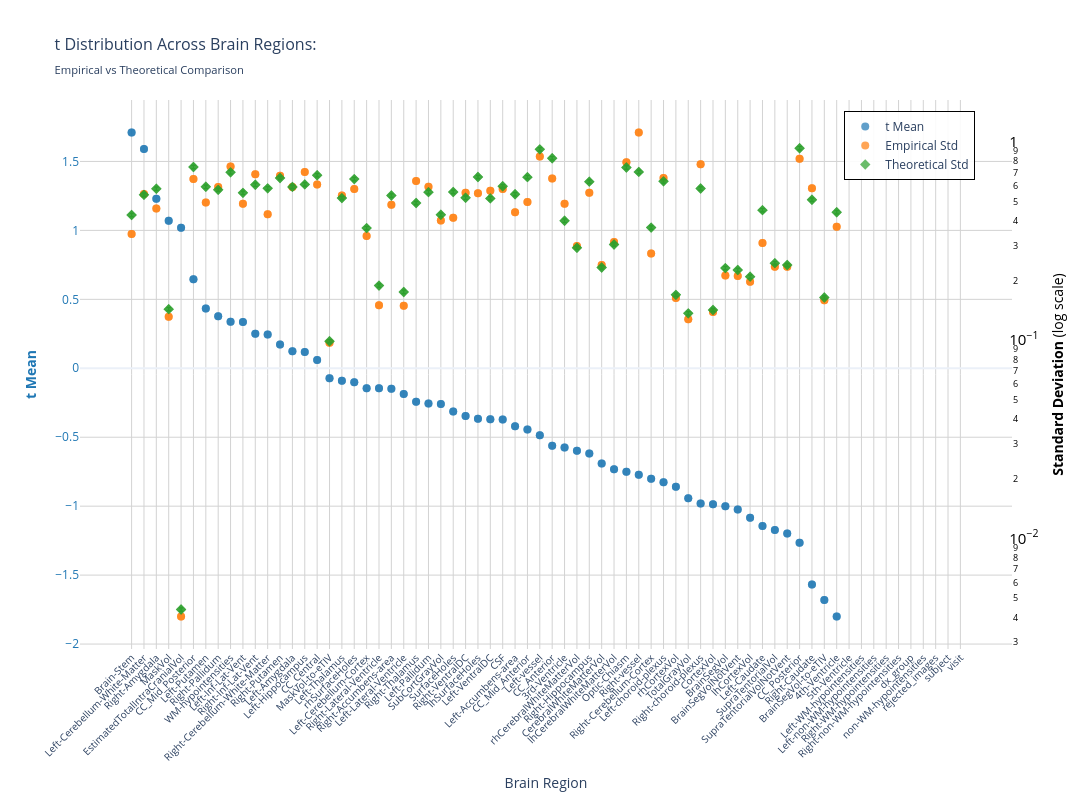
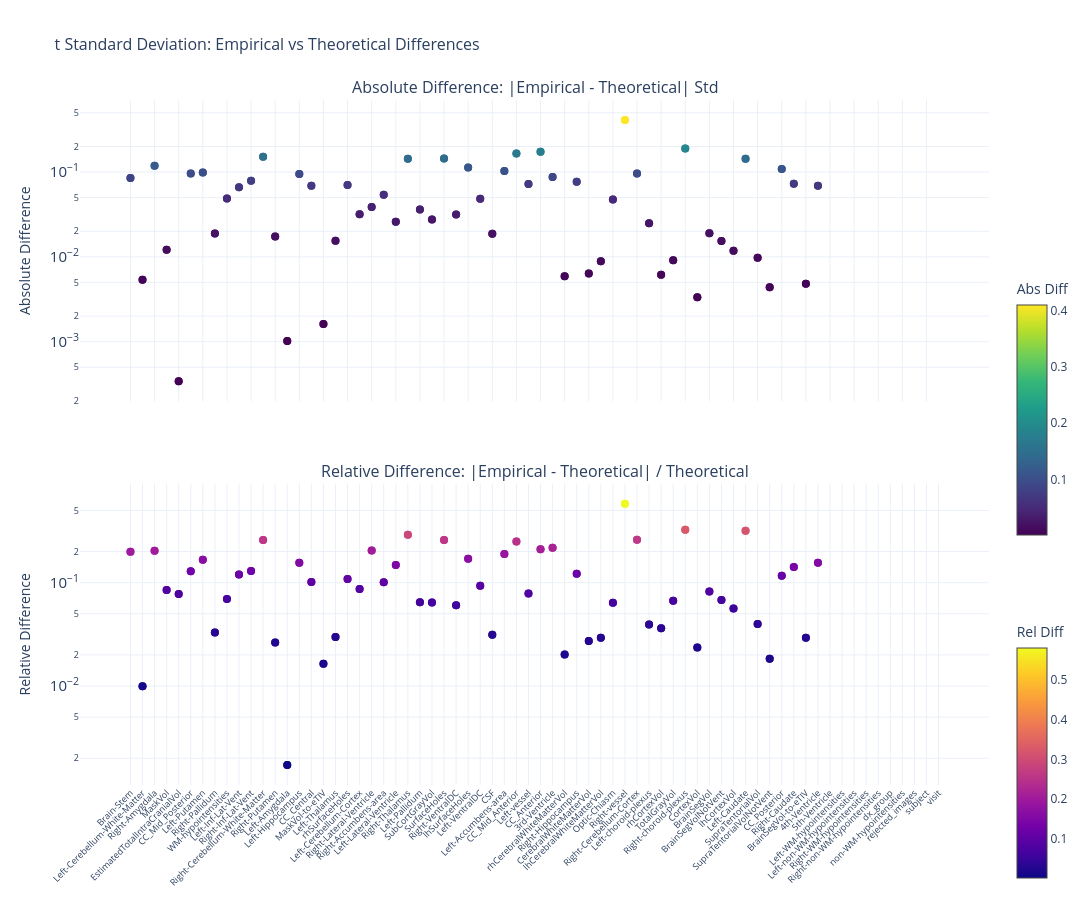

The notebook cell saved with these charts, in order:
### Markdown cell above
### t-statistic

### Code cell
nu_nav = df_npvr[(df_npvr["study"] == "longitudinal") & (df_npvr["group"] == "HC-PD")]
data_path = stats_dir / f"student_longitudinal_{METRIC}.parquet"
df, stats = get_test_stats(
    data_path, stat_functions_F, nu_nav, hemisphere=False, study="longitudinal"
)
show_figure(stats, hemisphere=False, stat_name="t", study="longitudinal", metric=METRIC)

### Figure 1 — Plotly figure (JSON) as saved in the notebook; plotly's stock layout.template omitted (floating-point values rounded to 4 significant figures; data arrays with more than 128 entries replaced by an {"elided": "..."} marker saying what was removed)
{"data": [{"hovertemplate": "<b>%{x}</b><br>Mean t: %{y:.2f}<br><extra></extra>", "marker": {"color": "#1f77b4", "opacity": 0.7, "size": 8}, "mode": "markers", "name": "t Mean", "type": "scatter", "x": {"elided": "132 str values"}, "y": {"elided": "132 float values"}, "yaxis": "y"}, {"hovertemplate": "<b>%{x}</b><br>Empirical Std: %{y:.3f}<br><extra></extra>", "marker": {"color": "#ff7f0e", "opacity": 0.7, "size": 8, "symbol": "circle"}, "mode": "markers", "name": "Empirical Std", "type": "scatter", "x": {"elided": "132 str values"}, "y": {"elided": "132 float values"}, "yaxis": "y2"}, {"error_y": {"array": {"elided": "132 float values"}, "arrayminus": {"elided": "132 float values"}, "color": "#2ca02c", "thickness": 1, "type": "data", "visible": true, "width": 2}, "hovertemplate": "<b>%{x}</b><br>Theoretical Std: %{y:.3f}<br><extra></extra>", "marker": {"color": "#2ca02c", "opacity": 0.7, "size": 8, "symbol": "diamond"}, "mode": "markers", "name": "Theoretical Std", "type": "scatter", "x": {"elided": "132 str values"}, "y": {"elided": "132 float values"}, "yaxis": "y2"}], "layout": {"height": 800, "hovermode": "x", "legend": {"bgcolor": "rgba(255, 255, 255, 0.9)", "bordercolor": "black", "borderwidth": 1, "font": {"size": 12}, "orientation": "v", "x": 0.82, "y": 0.98}, "title": {"font": {"size": 16}, "text": "t Distribution Across Brain Regions:<br><sub>Empirical vs Theoretical Comparison</sub>"}, "width": 1400, "xaxis": {"gridcolor": "lightgray", "showgrid": true, "tickangle": -45, "tickfont": {"size": 10}, "title": {"text": "Brain Region"}}, "yaxis": {"gridcolor": "lightgray", "showgrid": true, "side": "left", "tickfont": {"color": "#1f77b4"}, "title": {"font": {"color": "#1f77b4"}, "text": "<b>t Mean</b>"}}, "yaxis2": {"exponentformat": "power", "overlaying": "y", "showgrid": false, "side": "right", "tickfont": {"color": "black"}, "title": {"font": {"color": "black"}, "text": "<b>Standard Deviation</b> (log scale)"}, "type": "log"}}}

### Figure 2 — Plotly figure (JSON) as saved in the notebook; plotly's stock layout.template omitted (floating-point values rounded to 4 significant figures; data arrays with more than 128 entries replaced by an {"elided": "..."} marker saying what was removed)
{"data": [{"hovertemplate": "<b>%{x}</b><br>Abs Diff: %{y:.4f}<br><extra></extra>", "marker": {"color": {"elided": "132 float values"}, "colorbar": {"len": 0.4, "title": {"text": "Abs Diff"}, "y": 0.75, "yanchor": "top"}, "colorscale": [[0, "#440154"], [0.1111, "#482878"], [0.2222, "#3e4989"], [0.3333, "#31688e"], [0.4444, "#26828e"], [0.5556, "#1f9e89"], [0.6667, "#35b779"], [0.7778, "#6ece58"], [0.8889, "#b5de2b"], [1, "#fde725"]], "showscale": true, "size": 8}, "mode": "markers", "name": "Absolute", "type": "scatter", "x": {"elided": "132 str values"}, "xaxis": "x", "y": {"elided": "132 float values"}, "yaxis": "y"}, {"hovertemplate": "<b>%{x}</b><br>Rel Diff: %{y:.2%}<br><extra></extra>", "marker": {"color": {"elided": "132 float values"}, "colorbar": {"len": 0.4, "title": {"text": "Rel Diff"}, "y": 0.25, "yanchor": "top"}, "colorscale": [[0, "#0d0887"], [0.1111, "#46039f"], [0.2222, "#7201a8"], [0.3333, "#9c179e"], [0.4444, "#bd3786"], [0.5556, "#d8576b"], [0.6667, "#ed7953"], [0.7778, "#fb9f3a"], [0.8889, "#fdca26"], [1, "#f0f921"]], "showscale": true, "size": 8}, "mode": "markers", "name": "Relative", "type": "scatter", "x": {"elided": "132 str values"}, "xaxis": "x2", "y": {"elided": "132 float values"}, "yaxis": "y2"}], "layout": {"annotations": [{"font": {"size": 16}, "showarrow": false, "text": "Absolute Difference: |Empirical - Theoretical| Std", "x": 0.5, "xanchor": "center", "xref": "paper", "y": 1, "yanchor": "bottom", "yref": "paper"}, {"font": {"size": 16}, "showarrow": false, "text": "Relative Difference: |Empirical - Theoretical| / Theoretical", "x": 0.5, "xanchor": "center", "xref": "paper", "y": 0.44, "yanchor": "bottom", "yref": "paper"}], "height": 900, "hovermode": "x unified", "showlegend": false, "title": {"font": {"size": 16}, "text": "t Standard Deviation: Empirical vs Theoretical Differences"}, "width": 1400, "xaxis": {"anchor": "y", "domain": [0, 1], "showticklabels": false}, "xaxis2": {"anchor": "y2", "domain": [0, 1], "tickangle": -45, "tickfont": {"size": 9}}, "yaxis": {"anchor": "x", "domain": [0.56, 1], "exponentformat": "power", "title": {"text": "Absolute Difference"}, "type": "log"}, "yaxis2": {"anchor": "x2", "domain": [0, 0.44], "exponentformat": "power", "title": {"text": "Relative Difference"}, "type": "log"}}}
